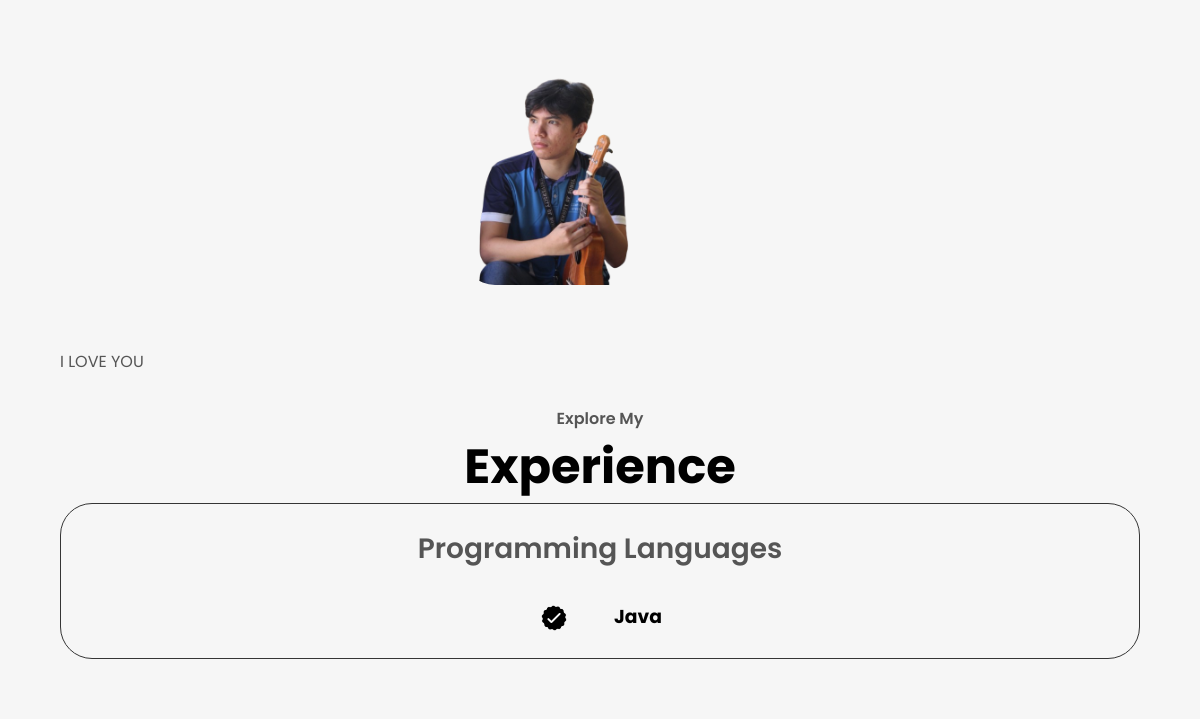
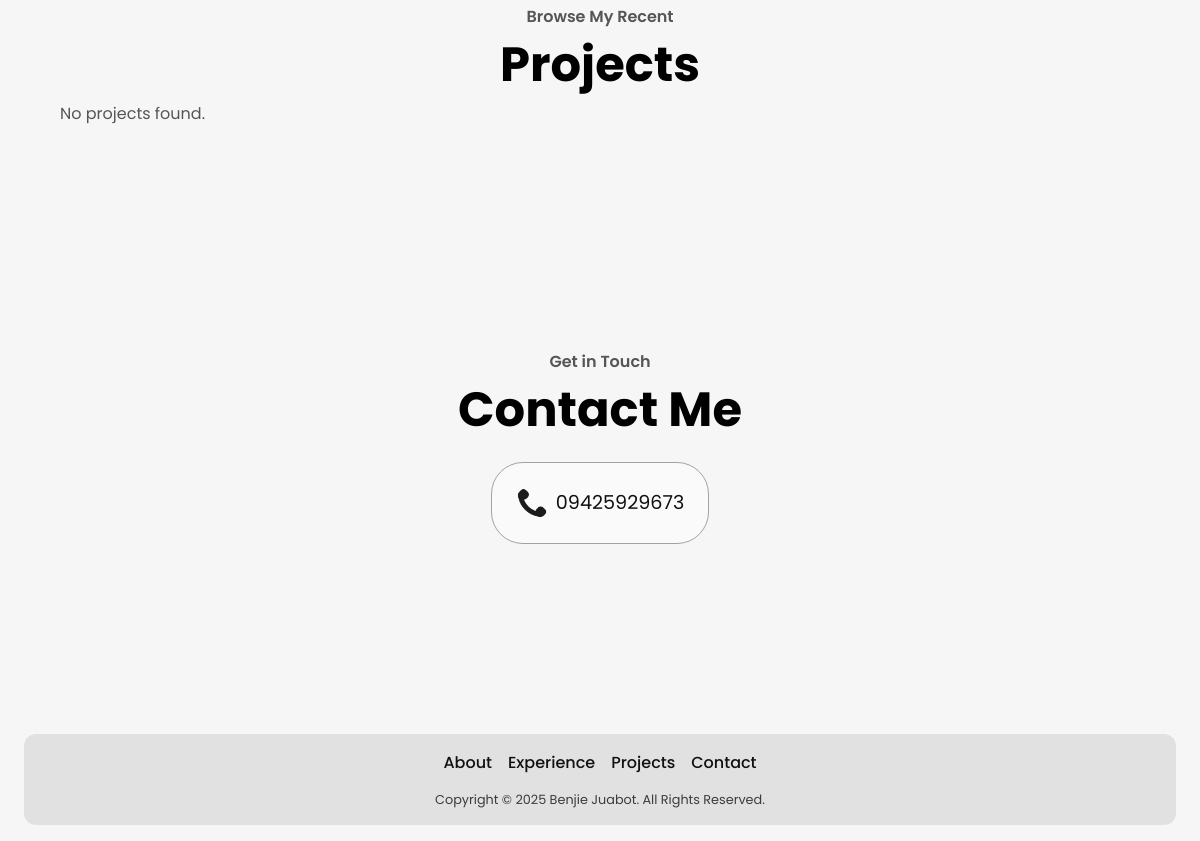
The app's page / (lower part), older data (2 pictures, top to bottom).
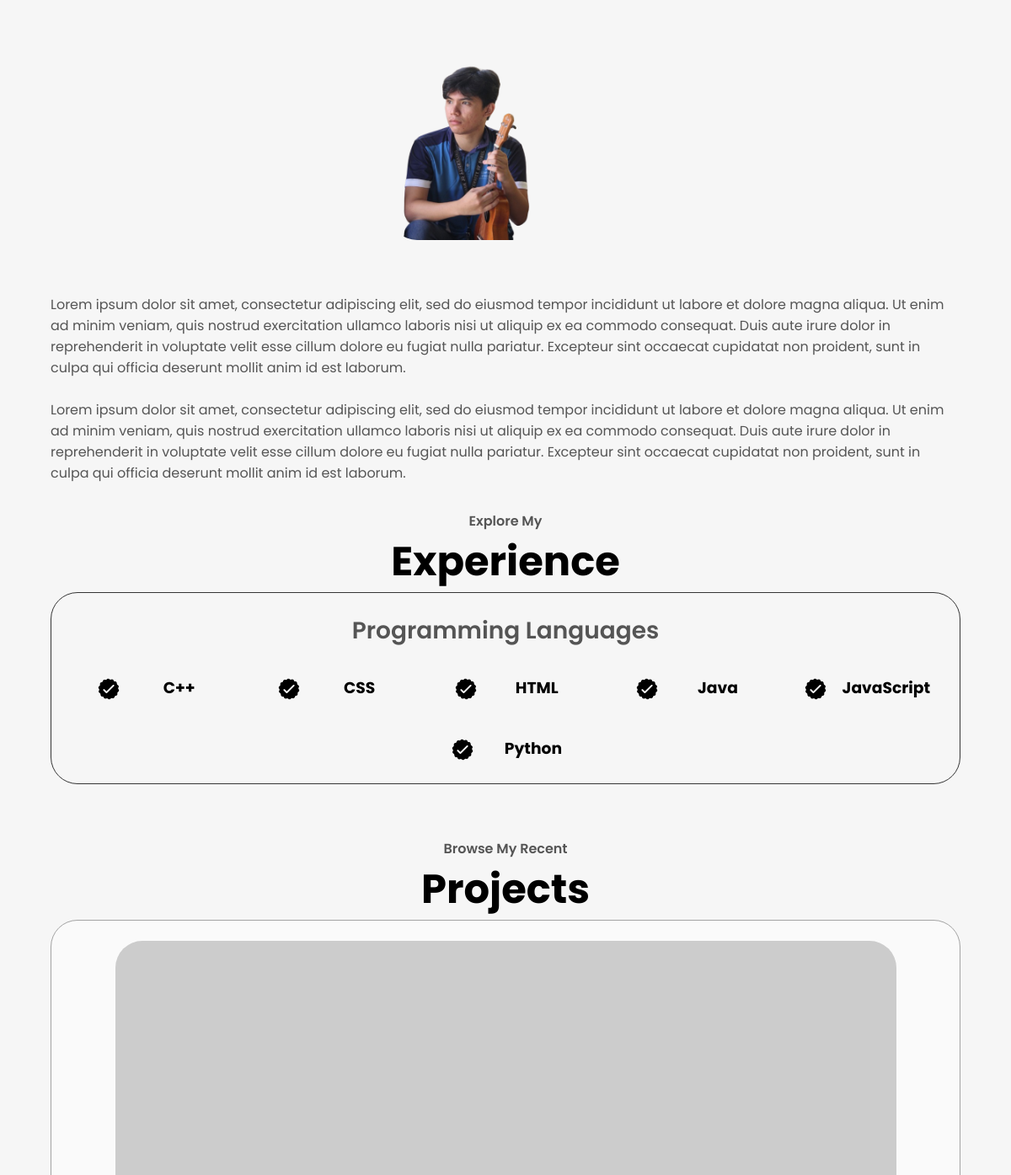
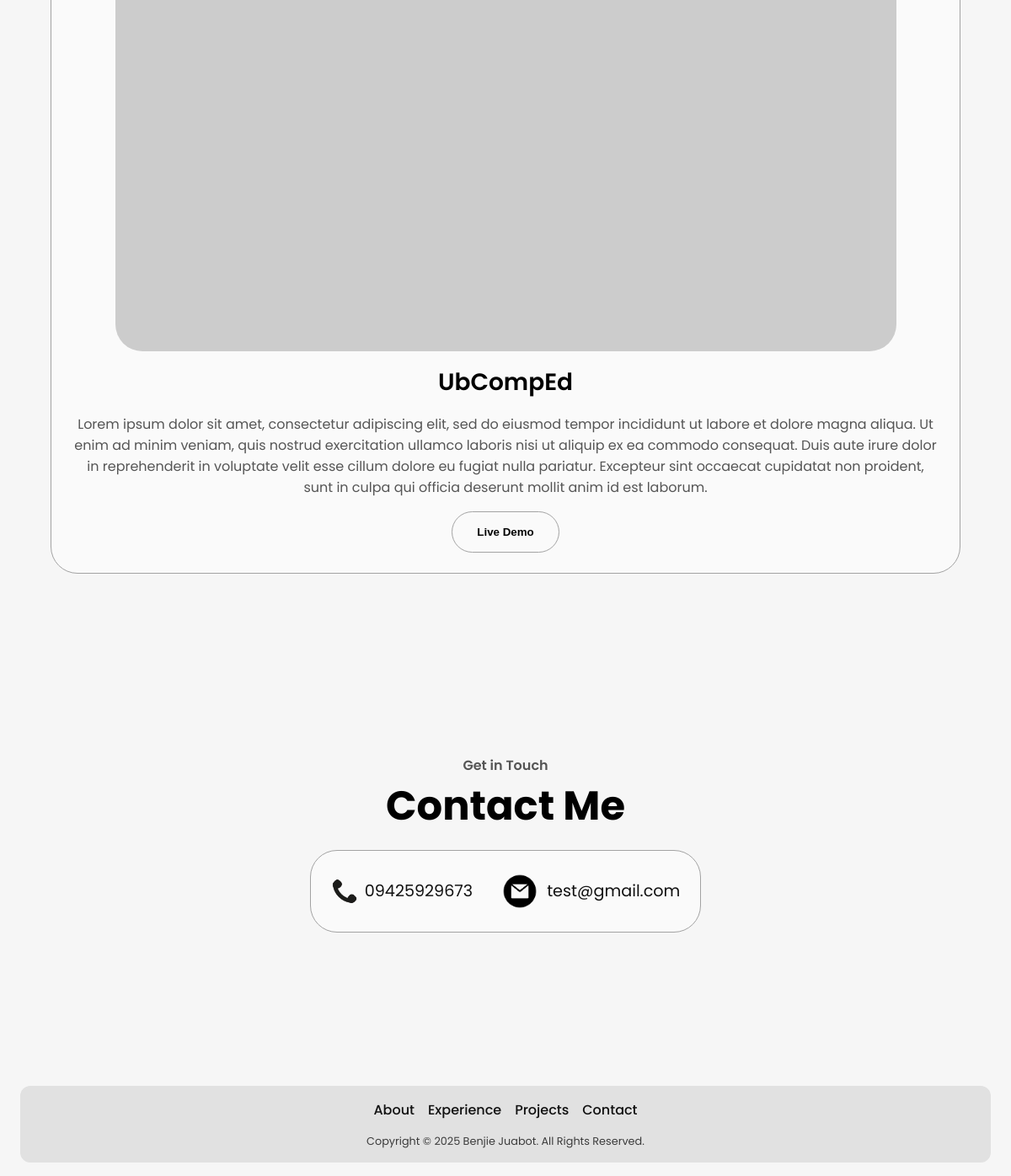
The same page, newer data (2 pictures, top to bottom).
### tables this page shows
CREATE TABLE `about` (
  `id` int(11) NOT NULL,
  `content` text NOT NULL
);

CREATE TABLE `skills` (
  `id` int(11) NOT NULL,
  `name` varchar(50) NOT NULL,
  `level` varchar(20) NOT NULL,
  `category` varchar(100) DEFAULT 'Programming Languages'
);

CREATE TABLE `contacts` (
  `id` int(11) NOT NULL,
  `type` varchar(50) NOT NULL,
  `value` varchar(255) NOT NULL,
  `is_deleted` tinyint(1) DEFAULT 0,
  `platform` varchar(100) DEFAULT NULL,
  `link` varchar(255) DEFAULT NULL,
  `deleted` tinyint(1) NOT NULL DEFAULT 0
);

CREATE TABLE `projects` (
  `id` int(11) NOT NULL,
  `title` varchar(255) NOT NULL,
  `description` text NOT NULL,
  `category` varchar(100) DEFAULT NULL,
  `link` varchar(255) DEFAULT NULL,
  `created_at` timestamp NOT NULL DEFAULT current_timestamp(),
  `image` longblob DEFAULT NULL
);

### index.php (the view, shortened to what the changed rows need)
<?php
require 'db.php';
$conn->query("CREATE TABLE IF NOT EXISTS skills (
    id INT AUTO_INCREMENT PRIMARY KEY,
    name VARCHAR(255) NOT NULL,
    -- level VARCHAR(20) NOT NULL, -- Removed the level column
    category VARCHAR(100) DEFAULT 'General'
)");
$conn->query("CREATE TABLE IF NOT EXISTS about (\n    id INT AUTO_INCREMENT PRIMARY KEY,
    content TEXT NOT NULL
)");
$conn->query("CREATE TABLE IF NOT EXISTS projects (
    id INT AUTO_INCREMENT PRIMARY KEY,\n    title VARCHAR(255) NOT NULL,
    description TEXT NOT NULL,
    image_url VARCHAR(255) DEFAULT NULL,
    link VARCHAR(255) DEFAULT NULL,
    created_at TIMESTAMP DEFAULT CURRENT_TIMESTAMP
)");
$conn->query("CREATE TABLE IF NOT EXISTS contacts (
    id INT AUTO_INCREMENT PRIMARY KEY,
    platform VARCHAR(100) DEFAULT NULL,
    link VARCHAR(255) DEFAULT NULL,
    deleted TINYINT(1) NOT NULL DEFAULT 0
)");
$conn->query("CREATE TABLE IF NOT EXISTS about_details (
    id INT AUTO_INCREMENT PRIMARY KEY,
    type VARCHAR(100) NOT NULL,
    heading VARCHAR(255) NOT NULL,
    description TEXT NOT NULL
)");
$projects = [];
if ($conn->query("SHOW TABLES LIKE 'projects'")->num_rows > 0) {
    $project_result = $conn->query("SELECT * FROM projects ORDER BY created_at DESC");
    if ($project_result && $project_result->num_rows > 0) {
        while ($row = $project_result->fetch_assoc()) {
            $projects[] = $row;
        }
    }
}
$contacts = [];
if ($conn->query("SHOW TABLES LIKE 'contacts'")->num_rows > 0) {
    $contacts_result = $conn->query("SELECT * FROM contacts WHERE deleted = 0");
    if ($contacts_result && $contacts_result->num_rows > 0) {
        while ($row = $contacts_result->fetch_assoc()) {
            $contacts[] = $row;
        }
    }
}
$dynamic_categories = [];
if ($conn->query("SHOW TABLES LIKE 'skills'")->num_rows > 0) {
    $category_result = $conn->query("SELECT DISTINCT category FROM skills WHERE category IS NOT NULL AND category != '' ORDER BY category");
    if ($category_result) {
        while ($row = $category_result->fetch_assoc()) {
            $dynamic_categories[] = $row['category'];
        }
    }
}
$about = "No about info yet.";
if ($conn->query("SHOW TABLES LIKE 'about'")->num_rows > 0) {
    $about_result = $conn->query("SELECT content FROM about LIMIT 1");
    if ($about_result && $about_result->num_rows > 0) {
        $row = $about_result->fetch_assoc();
        $about = $row['content'];
    }
}
?>
<!DOCTYPE html>
<html lang="en">
  <head>
    <link rel="stylesheet" href="style.css" />
  </head>
  <body>
    <section id="about">
      <div class="section-container">
        <div class="about-details-container">
          <div class="text-container">
            <p>
              <?php echo nl2br(htmlspecialchars($about)); ?>
            </p>
          </div>
        </div>
      </div>
    </section>
    <section id="experience">
      <h1 class="title">Experience</h1>
      <div class="experience-details-container">
        <div class="about-containers">
          <?php
          $categorized_skills = [];
          if ($conn->query("SHOW TABLES LIKE 'skills'")->num_rows > 0) {
              $skills_result = $conn->query("SELECT id, name, category FROM skills ORDER BY category, name");
              if ($skills_result && $skills_result->num_rows > 0) {
                  while ($row = $skills_result->fetch_assoc()) {
                      $categorized_skills[$row['category']][] = $row;
                  }
              }
          }
          ?>
          <?php if (!empty($dynamic_categories)): ?>
              <?php foreach ($dynamic_categories as $cat_name): ?>
                  <?php if (isset($categorized_skills[$cat_name]) && count($categorized_skills[$cat_name]) > 0): ?>
                      <div class="details-container">
                          <h2 class="experience-sub-title"><?= htmlspecialchars($cat_name) ?></h2>
                          <div class="article-container">
                              <?php foreach ($categorized_skills[$cat_name] as $skill): ?>
                                  <article>
                                      <img
                                        src="./assets/checkmark.png"
                                        alt="Experience icon"
                                        class="icon"
                                      />
                                      <div>
                                          <h3><?= htmlspecialchars($skill['name']) ?></h3>
                                      </div>
                                  </article>
                              <?php endforeach; ?>
                          </div>
                      </div>
                  <?php endif; ?>
              <?php endforeach; ?>
          <?php else: ?>
              <p>No experience categories or entries added yet.</p>
          <?php endif; ?>
        </div>
      </div>
    </section>
    <section id="projects">
      <h1 class="title">Projects</h1>
      <div class="experience-details-container">
        <div class="about-containers">
          <?php if (count($projects) > 0): ?>
              <?php foreach ($projects as $project): ?>
                  <div class="details-container color-container">
                    <div class="article-container">
                      <?php if (!empty($project['image_url'])): ?>
                          <img
                            src="<?= htmlspecialchars($project['image_url']) ?>"
                            alt="<?= htmlspecialchars($project['title']) ?>"
                            class="project-img"
                            onerror="this.onerror=null;this.src='https://placehold.co/400x300/e0e0e0/000000?text=No+Image'"
                            alt="No image available"
                          />
                      <?php else: ?>
                          <img
                            src="https://placehold.co/400x300/e0e0e0/000000?text=No+Image"
                            alt="No image available"
                            class="project-img"
                          />
                      <?php endif; ?>
                    </div>
                    <h2 class="experience-sub-title project-title"><?= htmlspecialchars($project['title']) ?></h2>
                    <p><?= htmlspecialchars($project['description']) ?></p>
                    <div class="btn-container">
                      <?php if (!empty($project['link'])): ?>
                          <button
                            class="btn btn-color-2 project-btn"
                            onclick="window.open('<?= htmlspecialchars($project['link']) ?>', '_blank')"
                          >
                            Live Demo
                          </button>
                      <?php endif; ?>
                    </div>
                  </div>
              <?php endforeach; ?>
          <?php else: ?>
              <p>No projects found.</p>
          <?php endif; ?>
        </div>
      </div>
    </section>
    <section id="contact">
      <h1 class="title">Contact Me</h1>
      <div class="contact-info-upper-container">
        <?php if (count($contacts) > 0): ?>
            <?php foreach ($contacts as $contact): ?>
                <div class="contact-info-container">
                    <?php
                    $icon_src = '';
                    $alt_text = '';
                    $link_prefix = '';
                    switch ($contact['platform']) {
                        case 'Email':
                            $icon_src = './assets/email.png';
                            $alt_text = 'Email icon';
                            $link_prefix = 'mailto:';
                            break;
                        case 'Phone':
                            $icon_src = './assets/phone.png';
                            $alt_text = 'Phone icon';
                            $link_prefix = 'tel:';
                            break;
                    }
                    ?>
                    <?php if (!empty($icon_src)): ?>
                        <img
                          src="<?= htmlspecialchars($icon_src) ?>"
                          alt="<?= htmlspecialchars($alt_text) ?>"
                          class="icon contact-icon <?= strtolower($contact['platform']) ?>-icon"
                          onerror="this.onerror=null;this.src='https://placehold.co/24x24/e0e0e0/000000?text=Icon';"
                        />
                    <?php endif; ?>
                    <p>
                        <?php if (!empty($contact['link'])): ?>
                            <a href="<?= htmlspecialchars($link_prefix . $contact['link']) ?>" target="_blank">
                                <?= htmlspecialchars($contact['link']) ?>
                            </a>
                        <?php else: ?>
                            <?= htmlspecialchars($contact['platform']) ?>: Not available
                        <?php endif; ?>
                    </p>
                </div>
            <?php endforeach; ?>
        <?php else: ?>
            <p>No contact information available.</p>
        <?php endif; ?>
      </div>
    </section>
  </body>
</html>

Row changes from the older to the newer data that the page shows:
changed about: content "I LOVE YOU" → "Lorem ipsum dolor sit amet, consectetur adipiscing elit, sed do eiusmod tempor incididunt ut labore et dolore magna aliqua. Ut enim ad minim veniam, quis nostrud exercitation ullamco laboris nisi ut aliquip ex ea commodo consequat. Duis aute irure dolor in reprehenderit in voluptate velit esse cillum dolore eu fugiat nulla pariatur. Excepteur sint occaecat cupidatat non proident, sunt in culpa qui officia deserunt mollit anim id est laborum. Lorem ipsum dolor sit amet, consectetur adipiscing elit, sed do eiusmod tempor incididunt ut labore et dolore magna aliqua. Ut enim ad minim veniam, quis nostrud exercitation ullamco laboris nisi ut aliquip ex ea commodo consequat. Duis aute irure dolor…"
added skills: name "C++"
added skills: name "CSS"
added skills: name "HTML"
added skills: name "JavaScript"
added skills: name "Python"
added projects: title "UbCompEd", description "Lorem ipsum dolor sit amet, consectetur adipiscing elit, sed do eiusmod tempor incididunt ut labore et dolore magna aliqua. Ut enim ad minim veniam, quis nostrud exercitation ullamco laboris nisi ut aliquip ex ea commodo consequat. Duis aute irure dolor in reprehenderit in voluptate velit esse cillum dolore eu fugiat nulla pariatur. Excepteur sint occaecat cupidatat non proident, sunt in culpa qui officia deserunt mollit anim id est laborum."
now on this page (row edited): contacts: shows a picture, link "test@gmail.com"
Text that changed along with them:
text no longer shown: "No projects found."
